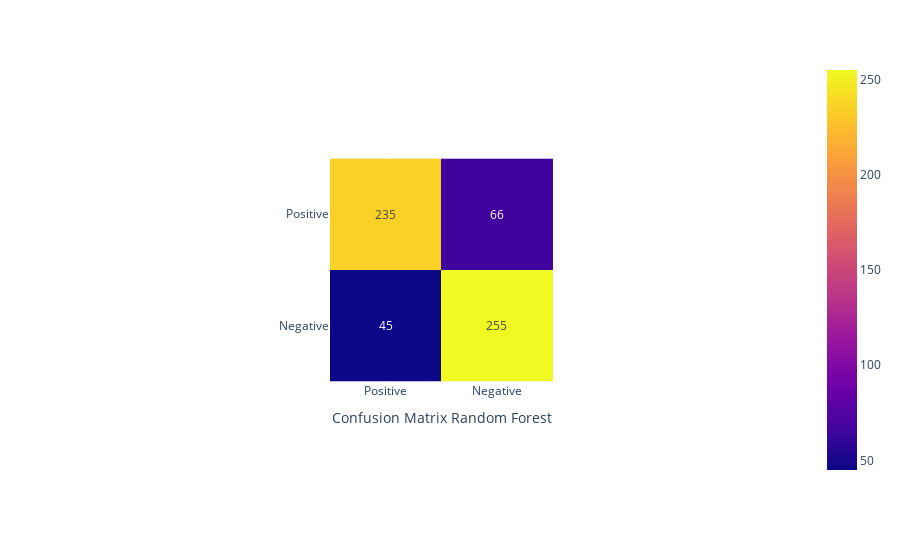

The notebook cell this image was saved under:
### Code cell
confusion_matrix = metrics.confusion_matrix(labels, predictions)
px.imshow(
    confusion_matrix, text_auto=True,
    labels=dict(x="Confusion Matrix Random Forest"),
    x=['Positive', 'Negative'],
    y=['Positive', 'Negative']
)

### Figure 1 — Plotly figure (JSON) as saved in the notebook; plotly's stock layout.template omitted (floating-point values rounded to 4 significant figures)
{"data": [{"coloraxis": "coloraxis", "hovertemplate": "Confusion Matrix Random Forest: %{x}<br>y: %{y}<br>color: %{z}<extra></extra>", "name": "0", "texttemplate": "%{z}", "type": "heatmap", "x": ["Positive", "Negative"], "xaxis": "x", "y": ["Positive", "Negative"], "yaxis": "y", "z": [[235, 66], [45, 255]]}], "layout": {"autosize": true, "coloraxis": {"colorscale": [[0, "#0d0887"], [0.1111, "#46039f"], [0.2222, "#7201a8"], [0.3333, "#9c179e"], [0.4444, "#bd3786"], [0.5556, "#d8576b"], [0.6667, "#ed7953"], [0.7778, "#fb9f3a"], [0.8889, "#fdca26"], [1, "#f0f921"]]}, "margin": {"t": 60}, "xaxis": {"anchor": "y", "autorange": true, "constrain": "domain", "domain": [0.3457, 0.6543], "range": [-0.5, 1.5], "scaleanchor": "y", "title": {"text": "Confusion Matrix Random Forest"}, "type": "category"}, "yaxis": {"anchor": "x", "autorange": true, "constrain": "domain", "domain": [1.11e-16, 1.0], "range": [1.5, -0.5], "type": "category"}}}
